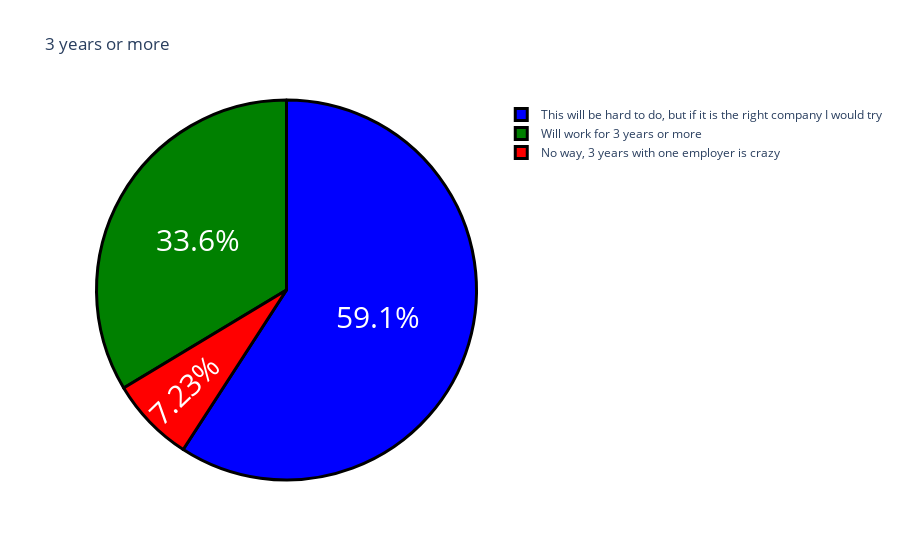

Notebook cell for this chart:
### Code cell
question3=df["How likely is that you will work for one employer for 3 years or more ?"].value_counts()
label=question3.index
count=question3.values
colors=['blue','green','red']
fig=go.Figure(data=go.Pie(labels=label,values=count))
fig.update_layout(title_text="3 years or more")
fig.update_traces(hoverinfo="label+value",textinfo="percent",textfont_size=30,
                 marker=dict(colors=colors,line=dict(color='black',width=3)))
fig.show()

### Figure 1 — Plotly figure (JSON) as saved in the notebook; plotly's stock layout.template omitted (floating-point values rounded to 4 significant figures)
{"data": [{"hoverinfo": "label+value", "labels": ["This will be hard to do, but if it is the right company I would try", "Will work for 3 years or more", "No way, 3 years with one employer is crazy"], "marker": {"colors": ["blue", "green", "red"], "line": {"color": "black", "width": 3}}, "textfont": {"size": 30}, "textinfo": "percent", "type": "pie", "values": [139, 79, 17]}], "layout": {"autosize": true, "title": {"text": "3 years or more"}}}
